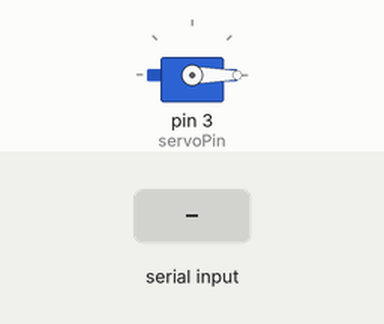
This sketch was run on a simulated Arduino Uno, built with avr-gcc and run on an emulated ATmega328P. On the bench: servo. Inputs (shaded band) come from the test bench. What the sketch prints to the serial monitor is not drawn.

Above: at 1.0 s.
1.1 s: "y" received over Serial
At 2.2 s:
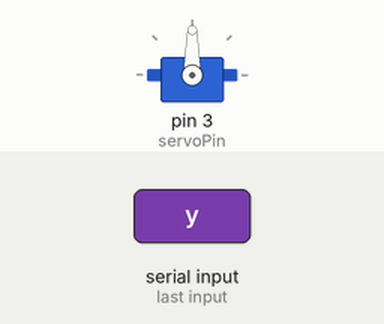
2.7 s: "z" received over Serial
At 3.3 s:
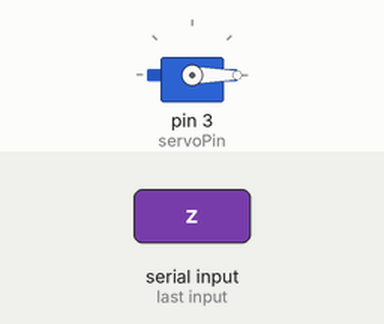
Timing chart, 0 to 5.7 s (numbered marks = the images above; inputs shaded):
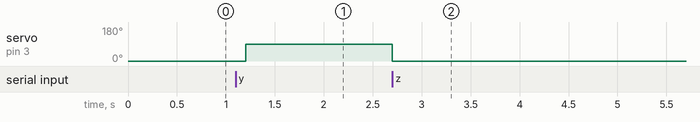

Measured:
- after the input at 1.1 s, servo on pin 3 (servoPin): 0° → 90° after 0.10 s
- after the input at 2.7 s, servo on pin 3 (servoPin): 90° → 0° at once

The sketch:

duet-maze.ino
```cpp
#include "Servo.h"      // include the servo library

Servo servoMotor;       // creates an instance of the servo object to control a servo
int servoPin = 3;       // Control pin for servo motor
int initialDegree = 0;
int servoDegree = 90;

void setup() {
  Serial.begin(9600);
  servoMotor.attach(servoPin);  // attaches the servo on pin 3 to the servo object
  servoMotor.write(initialDegree);
  while (Serial.available() <= 0) {
    Serial.println("hello"); // send a starting message
    delay(300);              // wait 1/3 second
  }
}

void loop() {
  if (Serial.available() > 0){
    int inString = Serial.read();
    if (inString == 'x') {
      // read the incoming byte:
      int inByte = Serial.read();
      // read the sensor:
      int sensorValue = analogRead(A0);
      // print the results:
      Serial.print(sensorValue);
      Serial.print(",");

      // read the sensor:
      sensorValue = analogRead(A1);
      // print the results:
      Serial.print(sensorValue);
      Serial.print(",");

      // read the sensor:
      int flag = 0;
      sensorValue = analogRead(A2);
      // Serial.print(sensorValue);
      if (sensorValue < 50){
        flag = 1;
      }
      Serial.println(flag);
    }
    if (inString == 'y'){
      servoMotor.write(servoDegree);
    }
    if (inString == 'z'){
      servoMotor.write(initialDegree);
    }
  }

}
```
